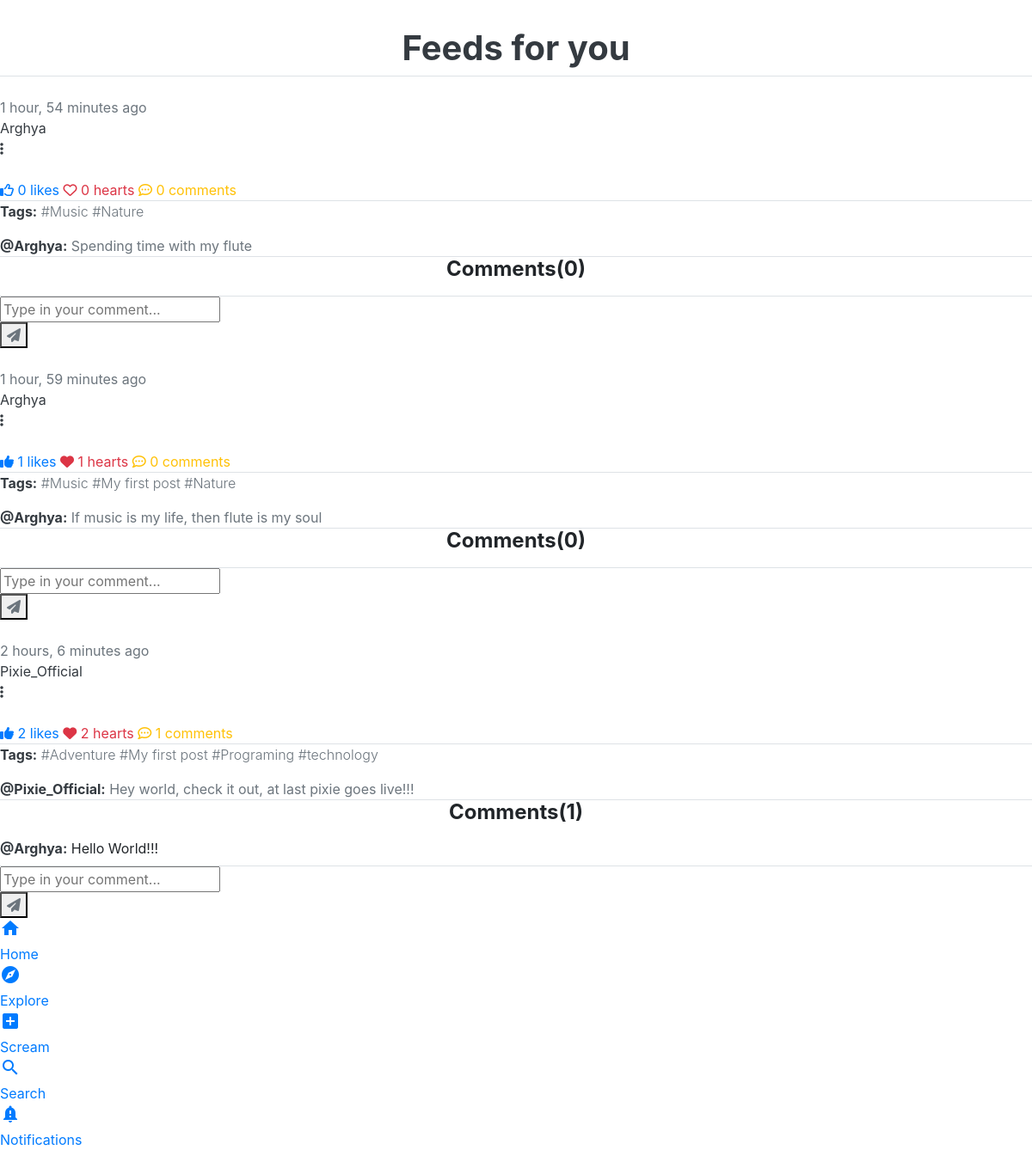
Screenshot of /feeds/ (signed in) with the database file from the repository.
### Posts/models.py (models this page shows, shortened)
class Post(models.Model):
    image = models.ImageField(upload_to='posts_pics')
    caption = models.CharField(max_length=500)
    tags = models.ManyToManyField(Tag, related_name="Post_tags", blank=False)
    date_posted = models.DateTimeField(default=timezone.now)
    author = models.ForeignKey(User, on_delete=models.CASCADE)
    likes = models.ManyToManyField(User, related_name="Post_likes", blank=True)
    hearts = models.ManyToManyField(User, related_name="Post_hearts", blank=True)
    comments = models.ManyToManyField(Comment, related_name="Post_comments", blank=True)
    class Meta:
        ordering = ['-date_posted']
        verbose_name = 'Post'
        verbose_name_plural = 'Posts'

class Tag(models.Model):
    name = models.CharField(max_length=250, unique=True)
    date_posted = models.DateTimeField(default=timezone.now)
    class Meta:
        ordering = ['name']
        verbose_name = 'Tag'
        verbose_name_plural = 'Tags'

class Comment(models.Model):
    author = models.ForeignKey(User, on_delete=models.CASCADE)
    content = models.CharField(max_length=250)
    date_posted = models.DateTimeField(default=timezone.now)
    class Meta:
        ordering = ['-date_posted']
        verbose_name = 'Comment'
        verbose_name_plural = 'Comments'

### Posts/views.py (the view)
# urls.py: path('feeds/', views.feeds, name='feeds'),
@login_required
def feeds(request):
    context = {
        'title': 'feeds',
        'posts': Post.objects.all(),
        'Home': 'active_link'
    }
    return render(request, 'App/feeds.html', context)

### Templates/App/feeds.html (shortened to what this page needs)
{% extends 'App/base.html' %}
{% load static %}
{% block content %}
    <section>
        <h1 class="text-dark text-center mt-2 font-weight-bold">Feeds for you</h1>
        <div class="slider border-top">
        </div>
    </section>
    {% for post in posts %}
    {% if post.author in user.profile.following.all or user == post.author %}
    <section>
        <div class="link-box">
            {% if user == post.author %}
                <a href="{% url 'profile' %}">
                    <div class="post-meta">
                        <div class="details-content">
                            <div class="details-content--time text-secondary">{{ post.date_posted|timesince }} ago</div>
                            <div class="details-content--name text-dark">{{post.author.username}}</div>
                        </div>
                    </div>
                </a>
            {% else %}
                <a href="{% url 'user_detail' post.author.id %}">
                    <div class="post-meta">
                        <div class="details-content">
                            <div class="details-content--time text-secondary">{{ post.date_posted|timesince }} ago</div>
                            <div class="details-content--name text-dark">{{post.author.username}}</div>
                        </div>
                    </div>
                </a>
            {% endif %}
            <div class="dropdown dropright show">
                <a class="text-dark" href="{% url 'scream_details' pk=post.id %}" ><i class="fas fa-ellipsis-v"></i></a>
            </div>
        </div>
        <div class="link-box">
            {% if user in post.likes.all %}
                <a class="text-primary" href="{% url 'add_like_to_post' post.id %}"><i class="fas fa-thumbs-up"></i> {{post.likes.count}} <span class="link-text">likes</span></a>
            {% else %}
            <a class="text-primary" href="{% url 'add_like_to_post' post.id %}"><i class="far fa-thumbs-up"></i> {{post.likes.count}} <span class="link-text">likes</span></a>
            {% endif %}
            {% if user in post.hearts.all %}
                <a class="text-danger" href="{% url 'add_heart_to_post' post.id %}"><i class="fas fa-heart"></i> {{post.hearts.count}} <span class="link-text">hearts</span></a>
            {% else %}
                <a class="text-danger" href="{% url 'add_heart_to_post' post.id %}"><i class="far fa-heart"></i> {{post.hearts.count}} <span class="link-text">hearts</span></a>
            {% endif %}
            <a class="text-warning" href="#comment-form-{{post.id}}"><i class="far fa-comment-dots"></i> {{post.comments.count}} <span class="link-text">comments</span></a>
        </div>
        <div class="post-caption text-secondary border-top">
            <p class="font-weight-light">
                <span class="text-dark font-weight-bold">Tags:</span>
                {% for tag in post.tags.all %}
                    <a class="text-secondary" href="{% url 'tag_filter' pk=tag.id %}">#{{tag.name}}</a>
                {% endfor %}
            </p>
            {% if user == comment.author %}
                <a href="{% url 'profile' %}" class="text-dark font-weight-bold">@{{post.author.username}}:</a> {{post.caption}}
            {% else %}
                <a href="{% url 'user_detail' post.author.id %}" class="text-dark font-weight-bold">@{{post.author.username}}:</a> {{post.caption}}
            {% endif %}
        </div>
        <div id="comment-form-{{post.id}}" class="comment-box border-top">
            <h4 class="text-center mb-3 font-weight-bold">Comments({{post.comments.count}})</h4>
            {% for comment in post.comments.all %}
                {% if user == comment.author %}
                    <div class="comment mt-2 mb-2"><a href="{% url 'profile' %}" class="text-dark font-weight-bold">@{{comment.author.username}}:</a> {{comment.content}}</div>
                {% else %}
                    <div class="comment mt-2 mb-2"><a href="{% url 'user_detail' comment.author.id %}" class="text-dark font-weight-bold">@{{comment.author.username}}:</a> {{comment.content}}</div>
                {% endif %}
            {% endfor %}
        </div>
        <div class="comment-form border-top">
            <form autocomplete="off" method="POST" action="{% url 'add_comment_to_post' pk=post.id %}">
                <div class="comment-row">
                    <div class="comment-col-1"><input required class="comment-input" placeholder="Type in your comment..." type="text" name="comment"></div>
                    <div class="comment-col-2"><button class="comment-submit text-secondary" type="submit"><i class="fas fa-paper-plane"></i></button></div>
                </div>
            </form>
        </div>
    </section>
    {% endif %}
    {% endfor %}
{% endblock content %}

### Templates/App/base.html (shortened to what this page needs)
{% load static %}
<!DOCTYPE html>
<html lang="en">
<head>
    <link rel="stylesheet" href="https://cdn.jsdelivr.net/npm/bootstrap@4.5.3/dist/css/bootstrap.min.css">
    <link rel="stylesheet" href="https://cdnjs.cloudflare.com/ajax/libs/OwlCarousel2/2.3.4/assets/owl.carousel.min.css" />
    <link href="https://unpkg.com/aos@2.3.1/dist/aos.css" rel="stylesheet">
    <link rel="stylesheet" href="https://res.cloudinary.com/db0xz4meo/raw/upload/v1606224832/Static/CSS/styles_yx3a15.css">
</head>
<body>
    <header>
        <nav>
            <a href="{% url 'feeds' %}" class="logo">
            </a>
        </nav>
    </header>
    <main>
        {% block content %}{% endblock %}
    </main>
    <footer>
        <nav>
            <a class="nav_link" href="{% url 'feeds' %}">
                <div class="nav_item {{Home}}">
                    <div class="nav_item_icon">
                        <i class="material-icons">home</i>
                    </div>
                    <div class="nav_item_title">Home</div>
                </div>
            </a>
            <a class="nav_link" href="{% url 'explore' %}">
                <div class="nav_item {{Explore}}">
                    <div class="nav_item_icon">
                        <i class="material-icons">explore</i>
                    </div>
                    <div class="nav_item_title">Explore</div>
                </div>
            </a>
            <a class="nav_link" href="{% url 'create_new_scream' %}">
                <div class="nav_item {{Scream}}">
                    <div class="nav_item_icon">
                        <i class="material-icons">add_box</i>
                    </div>
                    <div class="nav_item_title">Scream</div>
                </div>
            </a>
            <a class="nav_link" href="{% url 'search_users' %}">
                <div class="nav_item {{Search}}">
                    <div class="nav_item_icon">
                        <i class="material-icons">search</i>
                    </div>
                    <div class="nav_item_title">Search</div>
                </div>
            </a>
            <a class="nav_link" href="{% url 'notifications' %}">
                <div class="nav_item {{Notifications}}">
                    <div class="nav_item_icon">
                        <i class="material-icons">notification_important</i>
                    </div>
                    <div class="nav_item_title">Notifications</div>
                </div>
            </a>
        </nav>
    </footer>
</body>
</html>

### rows the page displays
Post: date_posted "1 hour, 54 minutes", author.username "Arghya", likes.count "0", hearts.count "0", comments.count "0", caption "Spending time with my flute"
Tag: name "Music"
Tag: name "Nature"
Post: date_posted "1 hour, 59 minutes", author.username "Arghya", likes.count "1", hearts.count "1", comments.count "0", caption "If music is my life, then flute is my soul"
Tag: name "My first post"
Post: date_posted "2 hours, 6 minutes", author.username "Pixie_Official", likes.count "2", hearts.count "2", comments.count "1", caption "Hey world, check it out, at last pixie goes live!!!"
Tag: name "Adventure"
Tag: name "Programing"
Tag: name "technology"
Comment: author.username "Arghya", content "Hello World!!!"
